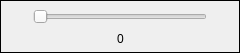
<?xml version="1.0" encoding="UTF-8"?>
<ui version="4.0">
 <class>VolumeIndicatorPopup</class>
 <widget class="QWidget" name="VolumeIndicatorPopup">
  <property name="geometry">
   <rect>
    <x>0</x>
    <y>0</y>
    <width>240</width>
    <height>53</height>
   </rect>
  </property>
  <property name="minimumSize">
   <size>
    <width>240</width>
    <height>0</height>
   </size>
  </property>
  <property name="maximumSize">
   <size>
    <width>240</width>
    <height>16777215</height>
   </size>
  </property>
  <property name="windowTitle">
   <string>Form</string>
  </property>
  <layout class="QVBoxLayout" name="verticalLayout_2">
   <property name="spacing">
    <number>0</number>
   </property>
   <property name="leftMargin">
    <number>0</number>
   </property>
   <property name="topMargin">
    <number>0</number>
   </property>
   <property name="rightMargin">
    <number>0</number>
   </property>
   <property name="bottomMargin">
    <number>0</number>
   </property>
   <item>
    <widget class="QFrame" name="frame">
     <property name="frameShape">
      <enum>QFrame::Panel</enum>
     </property>
     <property name="frameShadow">
      <enum>QFrame::Plain</enum>
     </property>
     <layout class="QVBoxLayout" name="verticalLayout">
      <property name="spacing">
       <number>0</number>
      </property>
      <property name="leftMargin">
       <number>4</number>
      </property>
      <property name="topMargin">
       <number>4</number>
      </property>
      <property name="rightMargin">
       <number>4</number>
      </property>
      <property name="bottomMargin">
       <number>4</number>
      </property>
      <item>
       <layout class="QHBoxLayout" name="horizontalLayout_2">
        <item>
         <widget class="QLabel" name="label">
          <property name="sizePolicy">
           <sizepolicy hsizetype="Fixed" vsizetype="Fixed">
            <horstretch>0</horstretch>
            <verstretch>0</verstretch>
           </sizepolicy>
          </property>
          <property name="minimumSize">
           <size>
            <width>24</width>
            <height>24</height>
           </size>
          </property>
          <property name="maximumSize">
           <size>
            <width>24</width>
            <height>24</height>
           </size>
          </property>
          <property name="text">
           <string/>
          </property>
          <property name="pixmap">
           <pixmap resource="../resources.qrc">:/image/silence.svgz</pixmap>
          </property>
          <property name="scaledContents">
           <bool>true</bool>
          </property>
         </widget>
        </item>
        <item>
         <spacer name="horizontalSpacer_3">
          <property name="orientation">
           <enum>Qt::Horizontal</enum>
          </property>
          <property name="sizeType">
           <enum>QSizePolicy::Maximum</enum>
          </property>
          <property name="sizeHint" stdset="0">
           <size>
            <width>4</width>
            <height>4</height>
           </size>
          </property>
         </spacer>
        </item>
        <item>
         <widget class="VolumeIndicator" name="horizontalSlider">
          <property name="enabled">
           <bool>true</bool>
          </property>
          <property name="focusPolicy">
           <enum>Qt::NoFocus</enum>
          </property>
          <property name="maximum">
           <number>100</number>
          </property>
          <property name="orientation">
           <enum>Qt::Horizontal</enum>
          </property>
         </widget>
        </item>
        <item>
         <spacer name="horizontalSpacer_4">
          <property name="orientation">
           <enum>Qt::Horizontal</enum>
          </property>
          <property name="sizeType">
           <enum>QSizePolicy::Maximum</enum>
          </property>
          <property name="sizeHint" stdset="0">
           <size>
            <width>4</width>
            <height>4</height>
           </size>
          </property>
         </spacer>
        </item>
        <item>
         <widget class="QLabel" name="label_2">
          <property name="sizePolicy">
           <sizepolicy hsizetype="Fixed" vsizetype="Fixed">
            <horstretch>0</horstretch>
            <verstretch>0</verstretch>
           </sizepolicy>
          </property>
          <property name="minimumSize">
           <size>
            <width>24</width>
            <height>24</height>
           </size>
          </property>
          <property name="maximumSize">
           <size>
            <width>24</width>
            <height>24</height>
           </size>
          </property>
          <property name="text">
           <string/>
          </property>
          <property name="pixmap">
           <pixmap resource="../resources.qrc">:/image/speaker.svgz</pixmap>
          </property>
          <property name="scaledContents">
           <bool>true</bool>
          </property>
         </widget>
        </item>
       </layout>
      </item>
      <item>
       <layout class="QHBoxLayout" name="horizontalLayout">
        <item>
         <spacer name="horizontalSpacer">
          <property name="orientation">
           <enum>Qt::Horizontal</enum>
          </property>
          <property name="sizeHint" stdset="0">
           <size>
            <width>40</width>
            <height>5</height>
           </size>
          </property>
         </spacer>
        </item>
        <item>
         <widget class="QLabel" name="label_value">
          <property name="text">
           <string>0</string>
          </property>
         </widget>
        </item>
        <item>
         <spacer name="horizontalSpacer_2">
          <property name="orientation">
           <enum>Qt::Horizontal</enum>
          </property>
          <property name="sizeHint" stdset="0">
           <size>
            <width>40</width>
            <height>5</height>
           </size>
          </property>
         </spacer>
        </item>
       </layout>
      </item>
     </layout>
    </widget>
   </item>
  </layout>
 </widget>
 <customwidgets>
  <customwidget>
   <class>VolumeIndicator</class>
   <extends>QSlider</extends>
   <header>VolumeIndicator.h</header>
  </customwidget>
 </customwidgets>
 <resources>
  <include location="../resources.qrc"/>
 </resources>
 <connections/>
</ui>
